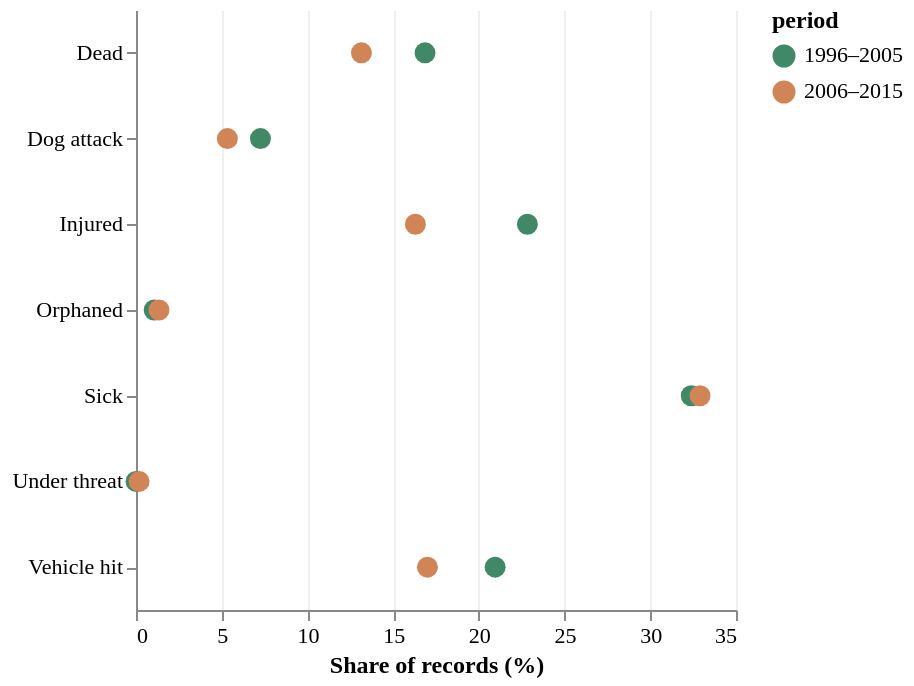

Express this chart as Vega-Lite.
### Vega-Lite specification from a JSON file in a GitHub repository (floating-point values rounded to 4 significant figures)
{"$schema": "https://vega.github.io/schema/vega-lite/v5.json", "background": "white", "config": {"font": "DM Sans", "axis": {"labelFontSize": 11, "titleFontSize": 12, "gridColor": "#edf1ed"}, "legend": {"labelFontSize": 11, "titleFontSize": 12}, "view": {"stroke": null}}, "data": {"values": [{"category": "Dog attack", "period": "1996–2005", "percent": 7.26}, {"category": "Dog attack", "period": "2006–2015", "percent": 5.33}, {"category": "Vehicle hit", "period": "1996–2005", "percent": 20.95}, {"category": "Vehicle hit", "period": "2006–2015", "percent": 17.0}, {"category": "Sick", "period": "1996–2005", "percent": 32.39}, {"category": "Sick", "period": "2006–2015", "percent": 32.9}, {"category": "Injured", "period": "1996–2005", "percent": 22.83}, {"category": "Injured", "period": "2006–2015", "percent": 16.3}, {"category": "Orphaned", "period": "1996–2005", "percent": 1.06}, {"category": "Orphaned", "period": "2006–2015", "percent": 1.34}, {"category": "Dead", "period": "1996–2005", "percent": 16.86}, {"category": "Dead", "period": "2006–2015", "percent": 13.15}, {"category": "Under threat", "period": "1996–2005", "percent": 0.0}, {"category": "Under threat", "period": "2006–2015", "percent": 0.18}]}, "width": "container", "height": 300, "mark": {"type": "line", "point": {"filled": true, "size": 110}, "strokeWidth": 3}, "encoding": {"x": {"field": "percent", "type": "quantitative", "title": "Share of records (%)"}, "y": {"field": "category", "type": "nominal", "title": null}, "color": {"field": "period", "type": "nominal", "scale": {"range": ["#408866", "#d18455"]}}, "detail": {"field": "category", "type": "nominal"}, "tooltip": [{"field": "category", "type": "nominal"}, {"field": "period", "type": "nominal"}, {"field": "percent", "type": "quantitative"}]}}
